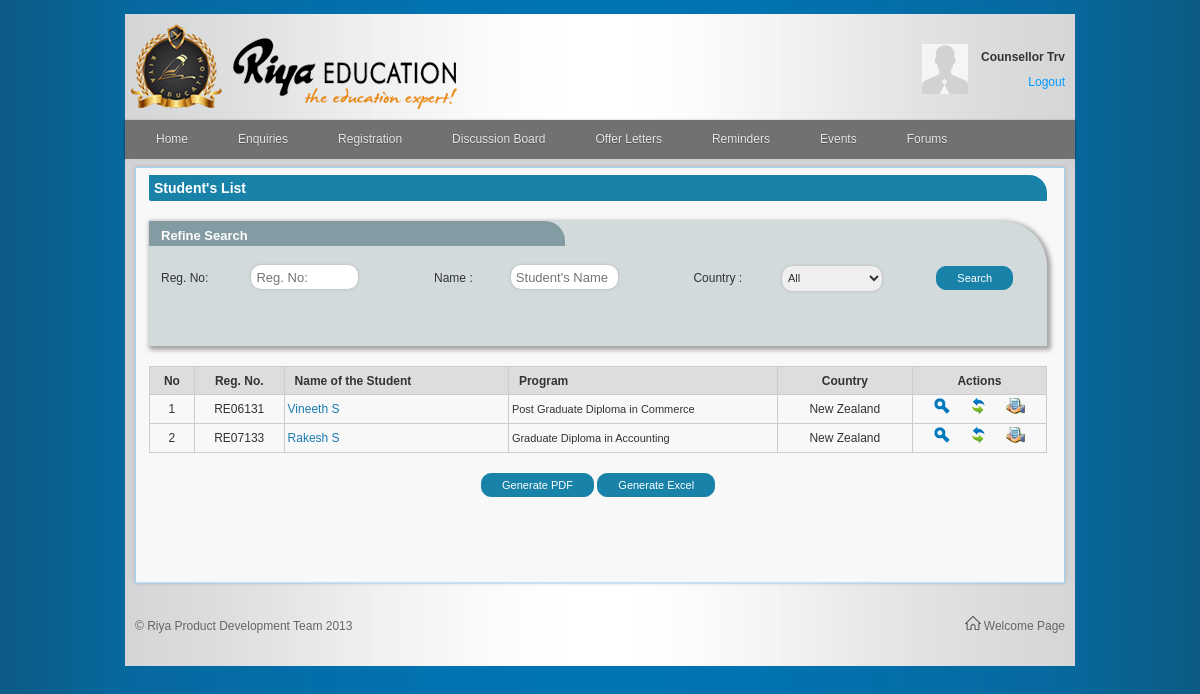
The app's page /employee/students_view.php (signed in) with its own data.
### tables this page shows
CREATE TABLE IF NOT EXISTS `employees` (
  `empID` int(11) NOT NULL AUTO_INCREMENT,
  `date` date NOT NULL DEFAULT '0000-00-00',
  `branchID` tinyint(4) DEFAULT NULL,
  `deptID` tinyint(4) DEFAULT NULL,
  `designation` varchar(30) DEFAULT NULL,
  `gender` varchar(1) NOT NULL DEFAULT '0',
  `fname` varchar(40) DEFAULT NULL,
  `lname` varchar(40) DEFAULT NULL,
  `username` varchar(50) DEFAULT NULL,
  `password` varchar(80) DEFAULT NULL,
  `confirm` varchar(80) DEFAULT NULL,
  `dob` date NOT NULL DEFAULT '0000-00-00',
  `photo` varchar(80) DEFAULT NULL,
  `areaCode` varchar(5) DEFAULT NULL,
  `phone` varchar(10) DEFAULT NULL,
  `conCode` varchar(5) DEFAULT NULL,
  `mobile` varchar(10) DEFAULT NULL,
  `email` varchar(80) DEFAULT NULL,
  `skype` varchar(80) DEFAULT NULL,
  `gtalk` varchar(80) DEFAULT NULL,
  `holdStatus` tinyint(4) DEFAULT '0',
  `delStatus` tinyint(4) DEFAULT '0',
  PRIMARY KEY (`empID`)
);

CREATE TABLE IF NOT EXISTS `students` (
  `studID` int(11) NOT NULL AUTO_INCREMENT,
  `empID` int(11) DEFAULT NULL,
  `regNo` varchar(7) DEFAULT NULL,
  `branchID` tinyint(4) DEFAULT NULL,
  `date` date NOT NULL DEFAULT '0000-00-00',
  `gender` varchar(1) NOT NULL DEFAULT '0',
  `fname` varchar(40) DEFAULT NULL,
  `lname` varchar(40) DEFAULT NULL,
  `dob` date DEFAULT '0000-00-00',
  `photo` varchar(80) DEFAULT NULL,
  `married` tinyint(4) NOT NULL DEFAULT '0',
  `spName` varchar(80) DEFAULT NULL,
  `spOccupation` varchar(150) DEFAULT NULL,
  `gdName` varchar(80) DEFAULT NULL,
  `gdOccupation` varchar(80) DEFAULT NULL,
  `program` tinyint(4) DEFAULT NULL,
  `subProgram` int(11) DEFAULT NULL,
  `pgmOthers` varchar(150) DEFAULT NULL,
  `country` tinyint(4) DEFAULT NULL,
  `lastInc` int(11) DEFAULT NULL,
  `convertStatus` tinyint(4) NOT NULL DEFAULT '0',
  `delStatus` tinyint(4) NOT NULL DEFAULT '0',
  `ddStatus` tinyint(4) NOT NULL DEFAULT '0',
  `vdStatus` tinyint(4) NOT NULL DEFAULT '0',
  `sdStatus` tinyint(4) NOT NULL DEFAULT '0',
  `offerLetter` tinyint(4) NOT NULL DEFAULT '0',
  PRIMARY KEY (`studID`)
);

CREATE TABLE IF NOT EXISTS `subprograms` (
  `spID` int(11) NOT NULL AUTO_INCREMENT,
  `pgmID` tinyint(4) DEFAULT NULL,
  `subpgm` varchar(255) DEFAULT NULL,
  `level` tinyint(4) DEFAULT NULL,
  `delStatus` tinyint(4) NOT NULL DEFAULT '0',
  PRIMARY KEY (`spID`)
);

CREATE TABLE IF NOT EXISTS `countries` (
  `conID` int(11) NOT NULL AUTO_INCREMENT,
  `country` varchar(50) DEFAULT NULL,
  `delStatus` tinyint(4) NOT NULL DEFAULT '0',
  PRIMARY KEY (`conID`)
);

### employee/student_view_search_result.php (the view, shortened to what this page needs)
<?php
include ("../include/validate.php");
if(COOKIE_TYPE == "admin") $user_table = "admin";
elseif(COOKIE_TYPE == "employee")	$user_table = "employees";
$username = $_COOKIE[COOKIE_NAME];
$check = mysql_query("SELECT * FROM ".$user_table." WHERE username = '$username'");
$info = mysql_fetch_array( $check );
$empID = $info['empID'];
?>
<table width="100%" border="0" cellspacing="0" cellpadding="0" class="table">
  <tr>
    <th width="5%">No</th>
    <th width="10%">Reg. No.</th>
    <th width="25%" align="left" class="left_10">Name of the Student</th>
    <th width="30%" align="left" class="left_10">Program</th>
    <th width="15%">Country</th>
    <th width="15%" rowspan="1">Actions</th>
  </tr>
  <?php
  $counter = 1;
  $sql = "SELECT * FROM `students` WHERE empID = '$empID' AND delStatus = '0'";
  $query = mysql_query($sql);
  while($array = mysql_fetch_array($query)) {
  $conID = $array['country'];
  $countries = mysql_query("SELECT * FROM `countries` WHERE conID = '$conID'");
  while($ary2 = mysql_fetch_array($countries)) {
  $country = $ary2['country'];
  }
  $regNo = $array['regNo'];
  $name = $array['fname']." ".$array['lname'];
  $pgmID = $array['program'];
  if($pgmID != '0') {
	$subPgm = $array['program'];
	$subPgms = mysql_query("SELECT * FROM `subprograms` WHERE spID = '$subPgm'");
	$arr = mysql_fetch_array($subPgms);
	$program = $arr['subpgm'];
  } else {
  	$program = $array['pgmOthers'];
  }
  ?>
  <tr>
    <td align="center"><?php echo $counter++; ?></td>
    <td align="center"><?php echo $regNo; ?></td>
    <td align="left" class="blue left_10"><?php echo $name; ?></td>
    <td align="left" class="left_10"><label><?php echo $program; ?></label></td>
    <td align="center"><?php echo $country; ?></td>
    <td align="center"  rowspan="1">
    <a href="student_profile.php?sid=<?php echo $array['studID']; ?>">
    <img src="../images/view.png" alt="view" title="view profile" class="blank" width="16" height="16"/></a>
    <a href="student_followup.php?sid=<?php echo $array['studID']; ?>">
    <img src="../images/followup.png" alt="edit" title="Follow Up" class="blank" width="16" height="16"/></a>
    <a href="offer_letter_request.php?sid=<?php echo $array['studID']; ?>">
    <img src="../images/request.png" alt="edit" title="Offer Letter Request" class="blank" width="19" height="16"/></a>
    </td>
  </tr>
  <?php
  }
  ?>
</table>

### include/header.php (shortened to what this page needs)
<!DOCTYPE html PUBLIC "-//W3C//DTD XHTML 1.0 Transitional//EN" "http://www.w3.org/TR/xhtml1/DTD/xhtml1-transitional.dtd">
<html xmlns="http://www.w3.org/1999/xhtml">
<head>
<link rel="stylesheet" href="<?php echo ROOT.'/css/style.css'; ?>" type="text/css">
<link rel="stylesheet" href="<?php echo ROOT.'/css/menu.css'; ?>" type="text/css">
<link rel="stylesheet" href="<?php echo ROOT.'/js/jquery-ui/css/base-theme/jquery-ui.css'; ?>" type="text/css">
<link rel="stylesheet" type="text/css" href="<?php echo ROOT.'/js/facebook_beeper_notification/style.css'; ?>" />
</head>
<body>
<div id="container">
<div id="header">
<a href="<?php echo ((COOKIE_TYPE != "reep") ? ROOT."/".COOKIE_TYPE."/" : ROOT."/"); ?>"><div id="logo"></div></a>
<div id="info">
<?php
if(isset($_COOKIE[COOKIE_NAME])) {
if(COOKIE_TYPE == "admin") {
echo "<span class='infoTxt'>Welcome <b>".$_COOKIE[COOKIE_NAME]."</b></span>";
echo "<span class='infoTxt'><a href='logout.php' style='color:#09f;'>Logout</a></span>";
echo "<span class='infoTxt'>".date('l, j')."<sup>".date('S')."</sup>".date('F  Y')."</span>";
	}
else {
$username = $_COOKIE[COOKIE_NAME];
$query = mysql_query("SELECT fname,lname FROM `employees` WHERE username = '$username'");
$ary = mysql_fetch_array($query);
$user = $ary['fname']." ".$ary['lname'];
?>
<table width="100%" border="0" cellspacing="0" cellpadding="0">
  <tr>
    <td rowspan="3" align="right"><img src="../employee/photos/1372163863_avatar.png" height="50"/> </td>
  </tr>
  <tr>
    <td align="right"><b><?php echo $user; ?></b></td>
  </tr>
  <tr>
    <td align="right"><a href="logout.php" style="color:#0099FF;text-decoration:none;">Logout</a></td>
  </tr>
</table>
<?php
	}
}
?>
</div>
</div>

### records on screen
employees: user "Counsellor Trv"
students: regNo "RE06131", name "Vineeth S", subprograms.subpgm "Post Graduate Diploma in Commerce", countries.country "New Zealand"
students: regNo "RE07133", name "Rakesh S", subprograms.subpgm "Graduate Diploma in Accounting", countries.country "New Zealand"
